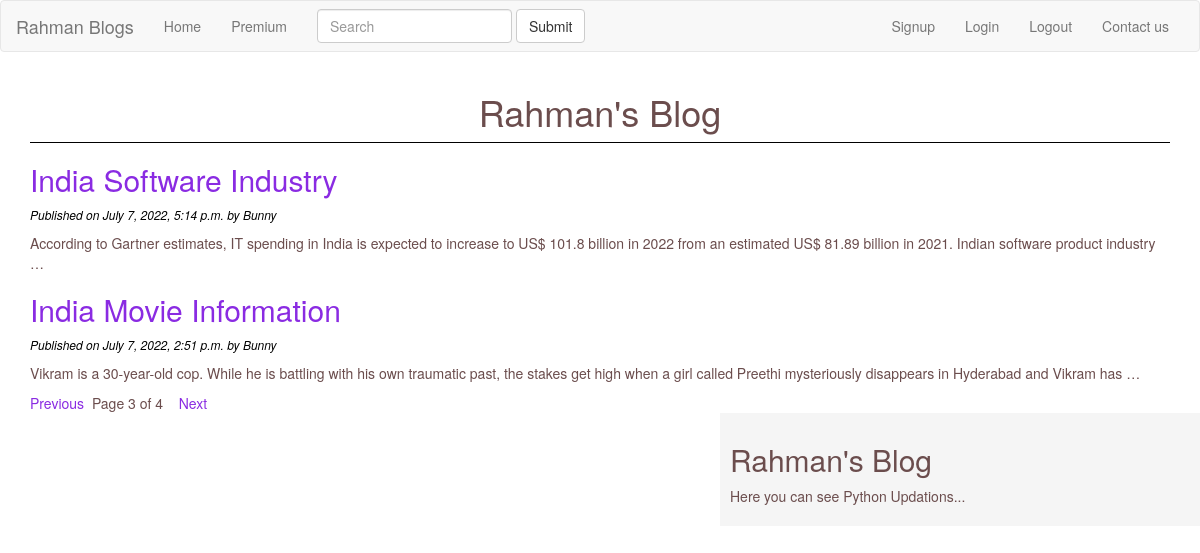
/?page=3, run on the app's committed database.
### blog/models.py (models this page shows)
class Post(models.Model):
    STATUS_CHOICES=(('draft','Draft'),('published','Published'))
    title=models.CharField(max_length=256)
    slug=models.SlugField(max_length=264,unique_for_date='publish')
    author=models.ForeignKey(User,related_name='blog_posts')
    body=models.TextField(max_length=1000)
    publish=models.DateTimeField(default=timezone.now)
    created=models.DateField(auto_now_add=True)
    updated=models.DateTimeField(auto_now=True)
    status=models.CharField(max_length=10,choices=STATUS_CHOICES,default='draft')
    class Meta:
        ordering=('-publish',)

### blog/views.py (the view)
# urls.py: url(r'^$',views.post_list_view),
def post_list_view(request):
    post_list=Post.objects.all()
    paginator=Paginator(post_list,2)
    page_number=request.GET.get('page')
    try:
        post_list=paginator.page(page_number)
    except PageNotAnInteger:
        post_list=paginator.page(1)
    except EmptyPage:
        post_list=paginator.page(paginator.num_pages)
    return render(request,'blog/post_list.html',{'post_list':post_list})

### templates/blog/post_list.html (shortened to what this page needs)
{%extends "blog/base.html"%}
   {%block content%}
      <h1>Rahman's Blog</h1>
      {%for post in post_list%}
           <a href="{{post.get_absolute_url}}"><h2>{{post.title}}</h2></a>
           <p id="date">Published on {{post.publish}} by {{post.author | title}}</p>
           {{post.body | truncatewords:30 | linebreaks}}
      {%endfor%}
      {%include 'blog/pagination.html' with page=post_list%}
{%endblock%}

### static/css/vlogs.css (style rules this page uses)
h1 { text-align: center; border-bottom: 1px solid rgb(0, 0, 0); padding-bottom: 10px; }
body { color:rgb(107, 77, 77); background-color:white; }
#date { color: black; font-size: 12px; font-style: italic; }
a { color:blueviolet; }

### data on the page
Post: title "India Software Industry", publish "July 7, 2022, 5:14 p.m.", author "Bunny", body "According to Gartner estimates, IT spending in India is expected to increase to US$ 101.8 billion in 2022 from an estimated US$ 81.89 billion in 2021. Indian software product industry …"
Post: title "India Movie Information", publish "July 7, 2022, 2:51 p.m.", author "Bunny", body "Vikram is a 30-year-old cop. While he is battling with his own traumatic past, the stakes get high when a girl called Preethi mysteriously disappears in Hyderabad and Vikram has …"

### other printed values
{{ page.number }} "3"
{{ page.paginator.num_pages }} "4"
